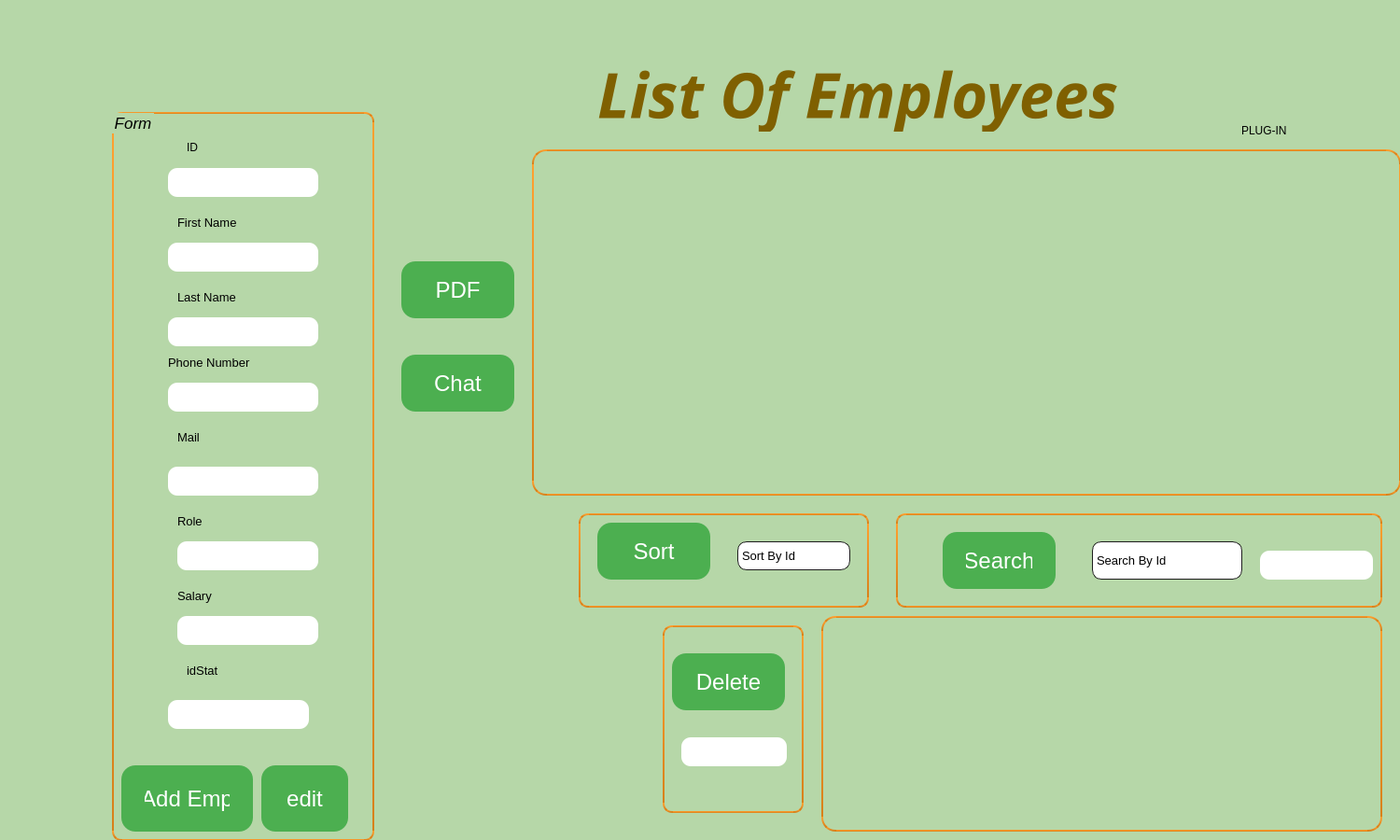
<?xml version="1.0" encoding="UTF-8"?>
<ui version="4.0">
 <class>EmployeeManagement</class>
 <widget class="QDialog" name="EmployeeManagement">
  <property name="geometry">
   <rect>
    <x>0</x>
    <y>0</y>
    <width>1500</width>
    <height>900</height>
   </rect>
  </property>
  <property name="windowTitle">
   <string>Dialog</string>
  </property>
  <property name="styleSheet">
   <string notr="true">QWidget
{
background-color: #b6d7a8;
	
}
QLineEdit
{
  
	background-color: rgb(255, 255, 255);
    border-radius: 30;
}

QPushButton {
  display: inline-block;
  padding: 15px 25px;
  font-size: 24px;
  cursor: pointer;
  text-align: center;
  text-decoration: none;
  outline: none;
  color: #fff;
  background-color: #4CAF50;
  border: none;
  border-radius: 15px;
  box-shadow: 0 9px #999;
}

QPushButton:hover {
background-color: #c8dbc8;}

QPushButton:active {
  background-color: #3e8e41;
  box-shadow: 0 5px #666;
  transform: translateY(4px);
}
QComboBox
{
    selection-background-color: #ffaa00;
    background-color: QLinearGradient( x1: 0, y1: 0, x2: 0, y2: 1, stop: 0 #565656, stop: 0.1 #525252, stop: 0.5 #4e4e4e, stop: 0.9 #4a4a4a, stop: 1 #464646);
    border-style: solid;
    border: 1px solid #1e1e1e;
    border-radius: 5;
}

QComboBox:hover,QPushButton:hover
{
    border: 2px solid QLinearGradient( x1: 0, y1: 0, x2: 0, y2: 1, stop: 0 #ffa02f, stop: 1 #d7801a);
}


QComboBox:on
{
    padding-top: 3px;
    padding-left: 4px;
    background-color: QLinearGradient( x1: 0, y1: 0, x2: 0, y2: 1, stop: 0 #2d2d2d, stop: 0.1 #2b2b2b, stop: 0.5 #292929, stop: 0.9 #282828, stop: 1 #252525);
    selection-background-color: #ffaa00;
}

QComboBox QAbstractItemView
{
    border: 2px solid darkgray;
    selection-background-color: QLinearGradient( x1: 0, y1: 0, x2: 0, y2: 1, stop: 0 #ffa02f, stop: 1 #d7801a);
}

QComboBox::drop-down
{
     subcontrol-origin: padding;
     subcontrol-position: top right;
     width: 15px;

     border-left-width: 0px;
     border-left-color: darkgray;
     border-left-style: solid; /* just a single line */
     border-top-right-radius: 3px; /* same radius as the QComboBox */
     border-bottom-right-radius: 3px;
 }

QComboBox::down-arrow
{
     image: url(:/down_arrow.png);
}

QGroupBox:focus
{
border: 2px solid QLinearGradient( x1: 0, y1: 0, x2: 0, y2: 1, stop: 0 #ffa02f, stop: 1 #d7801a);
}

QTextEdit:focus
{
    border: 2px solid QLinearGradient( x1: 0, y1: 0, x2: 0, y2: 1, stop: 0 #ffa02f, stop: 1 #d7801a);
}

QScrollBar:horizontal {
     border: 1px solid #222222;
     background: QLinearGradient( x1: 0, y1: 0, x2: 0, y2: 1, stop: 0.0 #121212, stop: 0.2 #282828, stop: 1 #484848);
     height: 7px;
     margin: 0px 16px 0 16px;
}

QScrollBar::handle:horizontal
{
      background: QLinearGradient( x1: 0, y1: 0, x2: 1, y2: 0, stop: 0 #ffa02f, stop: 0.5 #d7801a, stop: 1 #ffa02f);
      min-height: 20px;
      border-radius: 2px;
}

QScrollBar::add-line:horizontal {
      border: 1px solid #1b1b19;
      border-radius: 2px;
      background: QLinearGradient( x1: 0, y1: 0, x2: 1, y2: 0, stop: 0 #ffa02f, stop: 1 #d7801a);
      width: 14px;
      subcontrol-position: right;
      subcontrol-origin: margin;
}

QScrollBar::sub-line:horizontal {
      border: 1px solid #1b1b19;
      border-radius: 2px;
      background: QLinearGradient( x1: 0, y1: 0, x2: 1, y2: 0, stop: 0 #ffa02f, stop: 1 #d7801a);
      width: 14px;
     subcontrol-position: left;
     subcontrol-origin: margin;
}

QScrollBar::right-arrow:horizontal, QScrollBar::left-arrow:horizontal
{
      border: 1px solid black;
      width: 1px;
      height: 1px;
      background: white;
}

QScrollBar::add-page:horizontal, QScrollBar::sub-page:horizontal
{
      background: none;
}

QScrollBar:vertical
{
      background: QLinearGradient( x1: 0, y1: 0, x2: 1, y2: 0, stop: 0.0 #121212, stop: 0.2 #282828, stop: 1 #484848);
      width: 7px;
      margin: 16px 0 16px 0;
      border: 1px solid #222222;
}

QScrollBar::handle:vertical
{
      background: QLinearGradient( x1: 0, y1: 0, x2: 0, y2: 1, stop: 0 #ffa02f, stop: 0.5 #d7801a, stop: 1 #ffa02f);
      min-height: 20px;
      border-radius: 2px;
}

QScrollBar::add-line:vertical
{
      border: 1px solid #1b1b19;
      border-radius: 2px;
      background: QLinearGradient( x1: 0, y1: 0, x2: 0, y2: 1, stop: 0 #ffa02f, stop: 1 #d7801a);
      height: 14px;
      subcontrol-position: bottom;
      subcontrol-origin: margin;
}

QScrollBar::sub-line:vertical
{
      border: 1px solid #1b1b19;
      border-radius: 2px;
      background: QLinearGradient( x1: 0, y1: 0, x2: 0, y2: 1, stop: 0 #d7801a, stop: 1 #ffa02f);
      height: 14px;
      subcontrol-position: top;
      subcontrol-origin: margin;
}

QScrollBar::up-arrow:vertical, QScrollBar::down-arrow:vertical
{
      border: 1px solid black;
      width: 1px;
      height: 1px;
      background: white;
}


QScrollBar::add-page:vertical, QScrollBar::sub-page:vertical
{
      background: none;
}

QTextEdit
{
    background-color: #242424;
}

QPlainTextEdit
{
    background-color: #242424;
}

QHeaderView::section
{
    background-color: QLinearGradient(x1:0, y1:0, x2:0, y2:1, stop:0 #616161, stop: 0.5 #505050, stop: 0.6 #434343, stop:1 #656565);
    color: white;
    padding-left: 4px;
    border: 1px solid #6c6c6c;
}

QCheckBox:disabled
{
color: #414141;
}

QDockWidget::title
{
    text-align: center;
    spacing: 3px; /* spacing between items in the tool bar */
    background-color: QLinearGradient(x1:0, y1:0, x2:0, y2:1, stop:0 #323232, stop: 0.5 #242424, stop:1 #323232);
}

QDockWidget::close-button, QDockWidget::float-button
{
    text-align: center;
    spacing: 1px; /* spacing between items in the tool bar */
    background-color: QLinearGradient(x1:0, y1:0, x2:0, y2:1, stop:0 #323232, stop: 0.5 #242424, stop:1 #323232);
}

QDockWidget::close-button:hover, QDockWidget::float-button:hover
{
    background: #242424;
}

QDockWidget::close-button:pressed, QDockWidget::float-button:pressed
{
    padding: 1px -1px -1px 1px;
}

QMainWindow::separator
{
    background-color: QLinearGradient(x1:0, y1:0, x2:0, y2:1, stop:0 #161616, stop: 0.5 #151515, stop: 0.6 #212121, stop:1 #343434);
    color: white;
    padding-left: 4px;
    border: 1px solid #4c4c4c;
    spacing: 3px; /* spacing between items in the tool bar */
}

QMainWindow::separator:hover
{

    background-color: QLinearGradient(x1:0, y1:0, x2:0, y2:1, stop:0 #d7801a, stop:0.5 #b56c17 stop:1 #ffa02f);
    color: white;
    padding-left: 4px;
    border: 1px solid #6c6c6c;
    spacing: 3px; /* spacing between items in the tool bar */
}

QToolBar::handle
{
     spacing: 3px; /* spacing between items in the tool bar */
     background: url(:/images/handle.png);
}

QMenu::separator
{
    height: 2px;
    background-color: QLinearGradient(x1:0, y1:0, x2:0, y2:1, stop:0 #161616, stop: 0.5 #151515, stop: 0.6 #212121, stop:1 #343434);
    color: white;
    padding-left: 4px;
    margin-left: 10px;
    margin-right: 5px;
}

QProgressBar
{
    border: 2px solid grey;
    border-radius: 5px;
    text-align: center;
}

QProgressBar::chunk
{
    background-color: #d7801a;
    width: 2.15px;
    margin: 0.5px;
}

QTabBar::tab {
    color: #b1b1b1;
    border: 1px solid #444;
    border-bottom-style: none;
    background-color: #323232;
    padding-left: 10px;
    padding-right: 10px;
    padding-top: 3px;
    padding-bottom: 2px;
    margin-right: -1px;
}

QTabWidget::pane {
    border: 1px solid #444;
    top: 1px;
}

QTabBar::tab:last
{
    margin-right: 0; /* the last selected tab has nothing to overlap with on the right */
    border-top-right-radius: 3px;
}

QTabBar::tab:first:!selected
{
 margin-left: 0px; /* the last selected tab has nothing to overlap with on the right */


    border-top-left-radius: 3px;
}

QTabBar::tab:!selected
{
    color: #b1b1b1;
    border-bottom-style: solid;
    margin-top: 3px;
    background-color: QLinearGradient(x1:0, y1:0, x2:0, y2:1, stop:1 #212121, stop:.4 #343434);
}

QTabBar::tab:selected
{
    border-top-left-radius: 3px;
    border-top-right-radius: 3px;
    margin-bottom: 0px;
}

QTabBar::tab:!selected:hover
{
    /*border-top: 2px solid #ffaa00;
    padding-bottom: 3px;*/
    border-top-left-radius: 3px;
    border-top-right-radius: 3px;
    background-color: QLinearGradient(x1:0, y1:0, x2:0, y2:1, stop:1 #212121, stop:0.4 #343434, stop:0.2 #343434, stop:0.1 #ffaa00);
}

QRadioButton::indicator:checked, QRadioButton::indicator:unchecked{
    color: #b1b1b1;
    background-color: #323232;
    border: 1px solid #b1b1b1;
    border-radius: 6px;
}

QRadioButton::indicator:checked
{
    background-color: qradialgradient(
        cx: 0.5, cy: 0.5,
        fx: 0.5, fy: 0.5,
        radius: 1.0,
        stop: 0.25 #ffaa00,
        stop: 0.3 #323232
    );
}

QCheckBox::indicator{
    color: #b1b1b1;
    background-color: #323232;
    border: 1px solid #b1b1b1;
    width: 9px;
    height: 9px;
}

QRadioButton::indicator
{
    border-radius: 6px;
}

QRadioButton::indicator:hover, QCheckBox::indicator:hover
{
    border: 1px solid #ffaa00;
}

QCheckBox::indicator:checked
{
    image:url(:/images/checkbox.png);
}

QCheckBox::indicator:disabled, QRadioButton::indicator:disabled
{
    border: 1px solid #444;
}</string>
  </property>
  <widget class="QGroupBox" name="groupBox">
   <property name="geometry">
    <rect>
     <x>120</x>
     <y>120</y>
     <width>281</width>
     <height>781</height>
    </rect>
   </property>
   <property name="font">
    <font>
     <family>MS Shell Dlg 2</family>
     <pointsize>13</pointsize>
     <italic>true</italic>
    </font>
   </property>
   <property name="styleSheet">
    <string notr="true">QGroupBox
{
border: 2px solid QLinearGradient( x1: 0, y1: 0, x2: 0, y2: 1, stop: 0 #ffa02f, stop: 1 #d7801a);
	background-color: rgb(182, 215, 168);
 border-radius: 10px;
}
QLineEdit
{
 
	background-color: white;
    border-radius: 10px;
}</string>
   </property>
   <property name="title">
    <string>Form</string>
   </property>
   <widget class="QLineEdit" name="lineEdit_3">
    <property name="geometry">
     <rect>
      <x>60</x>
      <y>220</y>
      <width>161</width>
      <height>31</height>
     </rect>
    </property>
   </widget>
   <widget class="QLineEdit" name="lineEdit_4">
    <property name="geometry">
     <rect>
      <x>60</x>
      <y>380</y>
      <width>161</width>
      <height>31</height>
     </rect>
    </property>
   </widget>
   <widget class="QPushButton" name="add">
    <property name="geometry">
     <rect>
      <x>10</x>
      <y>700</y>
      <width>141</width>
      <height>71</height>
     </rect>
    </property>
    <property name="text">
     <string>Add Emp</string>
    </property>
   </widget>
   <widget class="QLabel" name="label">
    <property name="geometry">
     <rect>
      <x>80</x>
      <y>30</y>
      <width>56</width>
      <height>16</height>
     </rect>
    </property>
    <property name="text">
     <string>ID</string>
    </property>
   </widget>
   <widget class="QLabel" name="label_4">
    <property name="geometry">
     <rect>
      <x>70</x>
      <y>340</y>
      <width>81</width>
      <height>16</height>
     </rect>
    </property>
    <property name="font">
     <font>
      <pointsize>10</pointsize>
     </font>
    </property>
    <property name="text">
     <string>Mail</string>
    </property>
   </widget>
   <widget class="QLabel" name="label_5">
    <property name="geometry">
     <rect>
      <x>60</x>
      <y>260</y>
      <width>131</width>
      <height>16</height>
     </rect>
    </property>
    <property name="font">
     <font>
      <pointsize>10</pointsize>
     </font>
    </property>
    <property name="text">
     <string>Phone Number</string>
    </property>
   </widget>
   <widget class="QLabel" name="label_12">
    <property name="geometry">
     <rect>
      <x>80</x>
      <y>590</y>
      <width>81</width>
      <height>16</height>
     </rect>
    </property>
    <property name="font">
     <font>
      <pointsize>10</pointsize>
     </font>
    </property>
    <property name="text">
     <string>idStat</string>
    </property>
   </widget>
   <widget class="QLineEdit" name="lineEdit">
    <property name="geometry">
     <rect>
      <x>60</x>
      <y>60</y>
      <width>161</width>
      <height>31</height>
     </rect>
    </property>
   </widget>
   <widget class="QLineEdit" name="lineEdit_2">
    <property name="geometry">
     <rect>
      <x>60</x>
      <y>140</y>
      <width>161</width>
      <height>31</height>
     </rect>
    </property>
   </widget>
   <widget class="QLineEdit" name="lineEdit_5">
    <property name="geometry">
     <rect>
      <x>60</x>
      <y>290</y>
      <width>161</width>
      <height>31</height>
     </rect>
    </property>
   </widget>
   <widget class="QLabel" name="label_3">
    <property name="geometry">
     <rect>
      <x>70</x>
      <y>190</y>
      <width>81</width>
      <height>16</height>
     </rect>
    </property>
    <property name="font">
     <font>
      <pointsize>10</pointsize>
     </font>
    </property>
    <property name="text">
     <string>Last Name</string>
    </property>
   </widget>
   <widget class="QLineEdit" name="lineEdit_8">
    <property name="geometry">
     <rect>
      <x>60</x>
      <y>630</y>
      <width>151</width>
      <height>31</height>
     </rect>
    </property>
   </widget>
   <widget class="QLabel" name="label_2">
    <property name="geometry">
     <rect>
      <x>70</x>
      <y>110</y>
      <width>81</width>
      <height>16</height>
     </rect>
    </property>
    <property name="font">
     <font>
      <pointsize>10</pointsize>
     </font>
    </property>
    <property name="text">
     <string>First Name </string>
    </property>
   </widget>
   <widget class="QLabel" name="label_6">
    <property name="geometry">
     <rect>
      <x>70</x>
      <y>430</y>
      <width>56</width>
      <height>16</height>
     </rect>
    </property>
    <property name="font">
     <font>
      <pointsize>10</pointsize>
     </font>
    </property>
    <property name="text">
     <string>Role</string>
    </property>
   </widget>
   <widget class="QLineEdit" name="lineEdit_6">
    <property name="geometry">
     <rect>
      <x>70</x>
      <y>460</y>
      <width>151</width>
      <height>31</height>
     </rect>
    </property>
   </widget>
   <widget class="QLabel" name="label_7">
    <property name="geometry">
     <rect>
      <x>70</x>
      <y>510</y>
      <width>81</width>
      <height>16</height>
     </rect>
    </property>
    <property name="font">
     <font>
      <pointsize>10</pointsize>
     </font>
    </property>
    <property name="text">
     <string>Salary</string>
    </property>
   </widget>
   <widget class="QLineEdit" name="lineEdit_7">
    <property name="geometry">
     <rect>
      <x>70</x>
      <y>540</y>
      <width>151</width>
      <height>31</height>
     </rect>
    </property>
   </widget>
   <widget class="QPushButton" name="edit">
    <property name="geometry">
     <rect>
      <x>160</x>
      <y>700</y>
      <width>93</width>
      <height>71</height>
     </rect>
    </property>
    <property name="text">
     <string>edit</string>
    </property>
   </widget>
  </widget>
  <widget class="QLabel" name="label_8">
   <property name="geometry">
    <rect>
     <x>640</x>
     <y>60</y>
     <width>581</width>
     <height>81</height>
    </rect>
   </property>
   <property name="font">
    <font>
     <family>Palace Script MT</family>
     <pointsize>50</pointsize>
     <weight>75</weight>
     <italic>true</italic>
     <bold>true</bold>
    </font>
   </property>
   <property name="styleSheet">
    <string notr="true">color: rgb(127, 96, 0);
</string>
   </property>
   <property name="text">
    <string>List Of Employees </string>
   </property>
  </widget>
  <widget class="QTableView" name="tableView">
   <property name="geometry">
    <rect>
     <x>570</x>
     <y>160</y>
     <width>931</width>
     <height>371</height>
    </rect>
   </property>
   <property name="styleSheet">
    <string notr="true">QTableView
{

background-color: rgb(182, 215, 168);
border-radius:15px;
border-style: solid;
border: 2px solid QLinearGradient( x1: 0, y1: 0, x2: 0, y2: 1, stop: 0 #ffa02f, stop: 1 #d7801a);

}</string>
   </property>
  </widget>
  <widget class="QGraphicsView" name="graphicsView">
   <property name="geometry">
    <rect>
     <x>880</x>
     <y>660</y>
     <width>601</width>
     <height>231</height>
    </rect>
   </property>
   <property name="styleSheet">
    <string notr="true">QGraphicsView
{

background-color: rgb(182, 215, 168);
border-radius:15px;
border-style: solid;
border: 2px solid QLinearGradient( x1: 0, y1: 0, x2: 0, y2: 1, stop: 0 #ffa02f, stop: 1 #d7801a);

}</string>
   </property>
  </widget>
  <widget class="QPushButton" name="PDF">
   <property name="geometry">
    <rect>
     <x>430</x>
     <y>280</y>
     <width>121</width>
     <height>61</height>
    </rect>
   </property>
   <property name="text">
    <string>PDF</string>
   </property>
  </widget>
  <widget class="QPushButton" name="pushButton_4">
   <property name="geometry">
    <rect>
     <x>430</x>
     <y>380</y>
     <width>121</width>
     <height>61</height>
    </rect>
   </property>
   <property name="text">
    <string>Chat</string>
   </property>
  </widget>
  <widget class="QGroupBox" name="groupBox_2">
   <property name="geometry">
    <rect>
     <x>710</x>
     <y>670</y>
     <width>151</width>
     <height>201</height>
    </rect>
   </property>
   <property name="styleSheet">
    <string notr="true">QGroupBox
{
border: 2px solid QLinearGradient( x1: 0, y1: 0, x2: 0, y2: 1, stop: 0 #ffa02f, stop: 1 #d7801a);
	background-color: rgb(182, 215, 168);
 border-radius: 10px;
}
QLineEdit
{
 
	background-color: white;
    border-radius: 10px;
}</string>
   </property>
   <property name="title">
    <string/>
   </property>
   <widget class="QPushButton" name="buttonDelete">
    <property name="geometry">
     <rect>
      <x>10</x>
      <y>30</y>
      <width>121</width>
      <height>61</height>
     </rect>
    </property>
    <property name="text">
     <string>Delete</string>
    </property>
   </widget>
   <widget class="QLineEdit" name="lineEdit_9">
    <property name="geometry">
     <rect>
      <x>20</x>
      <y>120</y>
      <width>113</width>
      <height>31</height>
     </rect>
    </property>
   </widget>
  </widget>
  <widget class="QLabel" name="label_9">
   <property name="geometry">
    <rect>
     <x>1250</x>
     <y>-30</y>
     <width>221</width>
     <height>181</height>
    </rect>
   </property>
   <property name="text">
    <string/>
   </property>
   <property name="pixmap">
    <pixmap>../../../Downloads/logo.png</pixmap>
   </property>
  </widget>
  <widget class="QGroupBox" name="groupBox_3">
   <property name="geometry">
    <rect>
     <x>960</x>
     <y>550</y>
     <width>521</width>
     <height>101</height>
    </rect>
   </property>
   <property name="styleSheet">
    <string notr="true">QGroupBox
{
border: 2px solid QLinearGradient( x1: 0, y1: 0, x2: 0, y2: 1, stop: 0 #ffa02f, stop: 1 #d7801a);
	background-color: rgb(182, 215, 168);
 border-radius: 10px;
}
QLineEdit
{
 
	background-color: white;
    border-radius: 10px;
}</string>
   </property>
   <property name="title">
    <string/>
   </property>
   <widget class="QLineEdit" name="lineEdit_search">
    <property name="geometry">
     <rect>
      <x>390</x>
      <y>40</y>
      <width>121</width>
      <height>31</height>
     </rect>
    </property>
   </widget>
   <widget class="QPushButton" name="search">
    <property name="geometry">
     <rect>
      <x>50</x>
      <y>20</y>
      <width>121</width>
      <height>61</height>
     </rect>
    </property>
    <property name="text">
     <string>Search</string>
    </property>
   </widget>
   <widget class="QComboBox" name="comboBox_search">
    <property name="geometry">
     <rect>
      <x>210</x>
      <y>30</y>
      <width>161</width>
      <height>41</height>
     </rect>
    </property>
    <property name="font">
     <font>
      <pointsize>10</pointsize>
     </font>
    </property>
    <property name="styleSheet">
     <string notr="true">
QComboBox
{
    selection-background-color: #ffaa00;
    background-color: white;
    border-style: solid;
    border: 1px solid #1e1e1e;
    border-radius: 10;
}

QComboBox:hover,QPushButton:hover
{
    border: 2px solid QLinearGradient( x1: 0, y1: 0, x2: 0, y2: 1, stop: 0 #ffa02f, stop: 1 #d7801a);
}


QComboBox:on
{
    padding-top: 3px;
    padding-left: 4px;
    background-color: QLinearGradient( x1: 0, y1: 0, x2: 0, y2: 1, stop: 0 #2d2d2d, stop: 0.1 #2b2b2b, stop: 0.5 #292929, stop: 0.9 #282828, stop: 1 #252525);
    selection-background-color: #ffaa00;
}

QComboBox QAbstractItemView
{
    border: 2px solid darkgray;
    selection-background-color: QLinearGradient( x1: 0, y1: 0, x2: 0, y2: 1, stop: 0 #ffa02f, stop: 1 #d7801a);
}

QComboBox::drop-down
{
     subcontrol-origin: padding;
     subcontrol-position: top right;
     width: 15px;

     border-left-width: 0px;
     border-left-color: darkgray;
     border-left-style: solid; /* just a single line */
     border-top-right-radius: 3px; /* same radius as the QComboBox */
     border-bottom-right-radius: 3px;
 }

QComboBox::down-arrow
{
     image: url(:/down_arrow.png);
}
</string>
    </property>
    <property name="currentText">
     <string>Search By Id</string>
    </property>
    <item>
     <property name="text">
      <string>Search By Id</string>
     </property>
    </item>
    <item>
     <property name="text">
      <string>Search By First Name</string>
     </property>
    </item>
    <item>
     <property name="text">
      <string>Search By Role</string>
     </property>
    </item>
   </widget>
  </widget>
  <widget class="QGroupBox" name="groupBox_4">
   <property name="geometry">
    <rect>
     <x>620</x>
     <y>550</y>
     <width>311</width>
     <height>101</height>
    </rect>
   </property>
   <property name="styleSheet">
    <string notr="true">QGroupBox
{
border: 2px solid QLinearGradient( x1: 0, y1: 0, x2: 0, y2: 1, stop: 0 #ffa02f, stop: 1 #d7801a);
	background-color: rgb(182, 215, 168);
 border-radius: 10px;
}
QLineEdit
{
 
	background-color: white;
    border-radius: 10px;
}</string>
   </property>
   <property name="title">
    <string/>
   </property>
   <widget class="QPushButton" name="sort">
    <property name="geometry">
     <rect>
      <x>20</x>
      <y>10</y>
      <width>121</width>
      <height>61</height>
     </rect>
    </property>
    <property name="text">
     <string>Sort</string>
    </property>
   </widget>
   <widget class="QComboBox" name="comboBox_tri">
    <property name="geometry">
     <rect>
      <x>170</x>
      <y>30</y>
      <width>121</width>
      <height>31</height>
     </rect>
    </property>
    <property name="font">
     <font>
      <pointsize>10</pointsize>
     </font>
    </property>
    <property name="styleSheet">
     <string notr="true">
QComboBox
{
    selection-background-color: #ffaa00;
    background-color: white;
    border-style: solid;
    border: 1px solid #1e1e1e;
    border-radius: 10;
}

QComboBox:hover,QPushButton:hover
{
    border: 2px solid QLinearGradient( x1: 0, y1: 0, x2: 0, y2: 1, stop: 0 #ffa02f, stop: 1 #d7801a);
}


QComboBox:on
{
    padding-top: 3px;
    padding-left: 4px;
    background-color: QLinearGradient( x1: 0, y1: 0, x2: 0, y2: 1, stop: 0 #2d2d2d, stop: 0.1 #2b2b2b, stop: 0.5 #292929, stop: 0.9 #282828, stop: 1 #252525);
    selection-background-color: #ffaa00;
}

QComboBox QAbstractItemView
{
    border: 2px solid darkgray;
    selection-background-color: QLinearGradient( x1: 0, y1: 0, x2: 0, y2: 1, stop: 0 #ffa02f, stop: 1 #d7801a);
}

QComboBox::drop-down
{
     subcontrol-origin: padding;
     subcontrol-position: top right;
     width: 15px;

     border-left-width: 0px;
     border-left-color: darkgray;
     border-left-style: solid; /* just a single line */
     border-top-right-radius: 3px; /* same radius as the QComboBox */
     border-bottom-right-radius: 3px;
 }

QComboBox::down-arrow
{
     image: url(:/down_arrow.png);
}
</string>
    </property>
    <item>
     <property name="text">
      <string>Sort By Id</string>
     </property>
    </item>
    <item>
     <property name="text">
      <string>Sort By First Name</string>
     </property>
    </item>
    <item>
     <property name="text">
      <string>Sort By Role</string>
     </property>
    </item>
   </widget>
  </widget>
  <widget class="QLabel" name="label_10">
   <property name="geometry">
    <rect>
     <x>1330</x>
     <y>130</y>
     <width>81</width>
     <height>20</height>
    </rect>
   </property>
   <property name="styleSheet">
    <string notr="true">QLabel
{


text:bold;


}</string>
   </property>
   <property name="text">
    <string>PLUG-IN</string>
   </property>
  </widget>
 </widget>
 <resources/>
 <connections/>
</ui>
